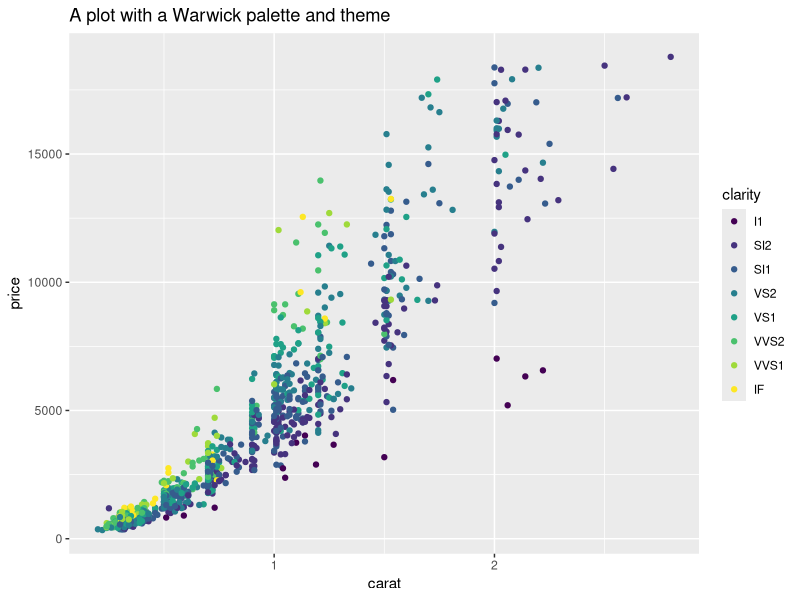

This chart was generated by the following R code:
## ---- chunk 1
library(ggplot2)
ggplot(diamonds[sample(nrow(diamonds), 1000), ], aes(carat, price)) +
  geom_point(aes(colour = clarity)) +
  labs(title = "A plot with a Warwick palette and theme") #+
  # theme_warwick()
